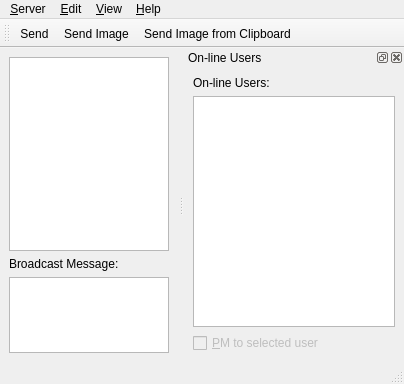
<?xml version="1.0" encoding="UTF-8"?>
<ui version="4.0">
 <class>MainWindow</class>
 <widget class="QMainWindow" name="MainWindow">
  <property name="geometry">
   <rect>
    <x>0</x>
    <y>0</y>
    <width>404</width>
    <height>384</height>
   </rect>
  </property>
  <property name="windowTitle">
   <string notr="true">SSHOUT</string>
  </property>
  <property name="windowIcon">
   <iconset resource="icons.qrc">
    <normaloff>:/sshout.png</normaloff>:/sshout.png</iconset>
  </property>
  <widget class="QWidget" name="centralwidget">
   <layout class="QVBoxLayout" name="verticalLayout_2">
    <item>
     <widget class="QTextEdit" name="chat_area">
      <property name="contextMenuPolicy">
       <enum>Qt::CustomContextMenu</enum>
      </property>
      <property name="readOnly">
       <bool>true</bool>
      </property>
     </widget>
    </item>
    <item>
     <widget class="QWidget" name="widget" native="true">
      <property name="maximumSize">
       <size>
        <width>16777215</width>
        <height>96</height>
       </size>
      </property>
      <layout class="QVBoxLayout" name="verticalLayout">
       <property name="leftMargin">
        <number>0</number>
       </property>
       <property name="topMargin">
        <number>0</number>
       </property>
       <property name="rightMargin">
        <number>0</number>
       </property>
       <property name="bottomMargin">
        <number>0</number>
       </property>
       <item>
        <widget class="QLabel" name="label_message_to">
         <property name="text">
          <string>Broadcast Message:</string>
         </property>
        </widget>
       </item>
       <item>
        <widget class="QTextEdit" name="textEdit_message_to_send"/>
       </item>
      </layout>
     </widget>
    </item>
   </layout>
  </widget>
  <widget class="QMenuBar" name="menubar">
   <property name="geometry">
    <rect>
     <x>0</x>
     <y>0</y>
     <width>404</width>
     <height>27</height>
    </rect>
   </property>
   <widget class="QMenu" name="menu_server">
    <property name="title">
     <string>&amp;Server</string>
    </property>
    <addaction name="action_change_server"/>
    <addaction name="action_logout"/>
   </widget>
   <widget class="QMenu" name="menu_edit">
    <property name="title">
     <string>&amp;Edit</string>
    </property>
    <addaction name="action_press_enter_to_send_message"/>
    <addaction name="action_use_html_for_sending_messages"/>
    <addaction name="action_paste"/>
    <addaction name="action_settings"/>
   </widget>
   <widget class="QMenu" name="menu_view">
    <property name="title">
     <string>&amp;View</string>
    </property>
    <addaction name="action_show_online_users"/>
   </widget>
   <widget class="QMenu" name="menu_help">
    <property name="title">
     <string>&amp;Help</string>
    </property>
    <addaction name="action_project_page"/>
    <addaction name="action_about"/>
    <addaction name="action_about_qt"/>
   </widget>
   <addaction name="menu_server"/>
   <addaction name="menu_edit"/>
   <addaction name="menu_view"/>
   <addaction name="menu_help"/>
  </widget>
  <widget class="QStatusBar" name="statusbar"/>
  <widget class="QDockWidget" name="dockWidget_online_list">
   <property name="minimumSize">
    <size>
     <width>108</width>
     <height>152</height>
    </size>
   </property>
   <property name="maximumSize">
    <size>
     <width>220</width>
     <height>524287</height>
    </size>
   </property>
   <property name="windowTitle">
    <string>On-line Users</string>
   </property>
   <attribute name="dockWidgetArea">
    <number>2</number>
   </attribute>
   <widget class="QWidget" name="dockWidgetContents">
    <layout class="QVBoxLayout" name="verticalLayout_3">
     <item>
      <widget class="QLabel" name="label_on_users">
       <property name="text">
        <string>On-line Users:</string>
       </property>
      </widget>
     </item>
     <item>
      <widget class="QListWidget" name="listWidget_online_users"/>
     </item>
     <item>
      <widget class="QCheckBox" name="checkBox_private_message">
       <property name="enabled">
        <bool>false</bool>
       </property>
       <property name="toolTip">
        <string>Private messages will be sent to selected user if checked</string>
       </property>
       <property name="text">
        <string>&amp;PM to selected user</string>
       </property>
      </widget>
     </item>
    </layout>
   </widget>
  </widget>
  <widget class="QToolBar" name="tool_bar">
   <property name="windowTitle">
    <string>Tool Bar</string>
   </property>
   <property name="toolButtonStyle">
    <enum>Qt::ToolButtonTextBesideIcon</enum>
   </property>
   <attribute name="toolBarArea">
    <enum>TopToolBarArea</enum>
   </attribute>
   <attribute name="toolBarBreak">
    <bool>false</bool>
   </attribute>
   <addaction name="action_send"/>
   <addaction name="action_send_image"/>
   <addaction name="action_send_image_from_clipboard"/>
  </widget>
  <action name="action_press_enter_to_send_message">
   <property name="checkable">
    <bool>true</bool>
   </property>
   <property name="text">
    <string>Press &amp;Enter to send message</string>
   </property>
  </action>
  <action name="action_settings">
   <property name="text">
    <string>&amp;Settings ...</string>
   </property>
  </action>
  <action name="action_change_server">
   <property name="text">
    <string>&amp;Change server</string>
   </property>
   <property name="statusTip">
    <string>Logout and choose another server</string>
   </property>
  </action>
  <action name="action_logout">
   <property name="text">
    <string>&amp;Logout</string>
   </property>
   <property name="statusTip">
    <string>Logout and exit</string>
   </property>
  </action>
  <action name="action_send">
   <property name="text">
    <string>Send</string>
   </property>
   <property name="toolTip">
    <string>Send your message</string>
   </property>
  </action>
  <action name="action_show_online_users">
   <property name="checkable">
    <bool>true</bool>
   </property>
   <property name="text">
    <string>Show On-line Users</string>
   </property>
  </action>
  <action name="action_use_html_for_sending_messages">
   <property name="checkable">
    <bool>true</bool>
   </property>
   <property name="text">
    <string>Send message in HTML format</string>
   </property>
  </action>
  <action name="action_send_image">
   <property name="text">
    <string>Send Image...</string>
   </property>
  </action>
  <action name="action_project_page">
   <property name="text">
    <string>&amp;Project page...</string>
   </property>
   <property name="statusTip">
    <string>Finding new versions, reporting bugs and gettings the source</string>
   </property>
  </action>
  <action name="action_about">
   <property name="text">
    <string>&amp;About...</string>
   </property>
  </action>
  <action name="action_send_image_from_clipboard">
   <property name="text">
    <string>Send Image from Clipboard</string>
   </property>
  </action>
  <action name="action_paste">
   <property name="text">
    <string>&amp;Paste</string>
   </property>
   <property name="shortcut">
    <string>Ctrl+V</string>
   </property>
  </action>
  <action name="action_about_qt">
   <property name="text">
    <string>About &amp;Qt...</string>
   </property>
  </action>
 </widget>
 <resources>
  <include location="icons.qrc"/>
 </resources>
 <connections>
  <connection>
   <sender>action_press_enter_to_send_message</sender>
   <signal>triggered(bool)</signal>
   <receiver>MainWindow</receiver>
   <slot>set_send_message_on_enter(bool)</slot>
   <hints>
    <hint type="sourcelabel">
     <x>-1</x>
     <y>-1</y>
    </hint>
    <hint type="destinationlabel">
     <x>201</x>
     <y>191</y>
    </hint>
   </hints>
  </connection>
  <connection>
   <sender>action_settings</sender>
   <signal>triggered()</signal>
   <receiver>MainWindow</receiver>
   <slot>settings()</slot>
   <hints>
    <hint type="sourcelabel">
     <x>-1</x>
     <y>-1</y>
    </hint>
    <hint type="destinationlabel">
     <x>201</x>
     <y>191</y>
    </hint>
   </hints>
  </connection>
  <connection>
   <sender>action_send</sender>
   <signal>triggered()</signal>
   <receiver>MainWindow</receiver>
   <slot>send_message()</slot>
   <hints>
    <hint type="sourcelabel">
     <x>-1</x>
     <y>-1</y>
    </hint>
    <hint type="destinationlabel">
     <x>201</x>
     <y>191</y>
    </hint>
   </hints>
  </connection>
  <connection>
   <sender>action_show_online_users</sender>
   <signal>triggered(bool)</signal>
   <receiver>dockWidget_online_list</receiver>
   <slot>setVisible(bool)</slot>
   <hints>
    <hint type="sourcelabel">
     <x>-1</x>
     <y>-1</y>
    </hint>
    <hint type="destinationlabel">
     <x>293</x>
     <y>207</y>
    </hint>
   </hints>
  </connection>
  <connection>
   <sender>action_change_server</sender>
   <signal>triggered()</signal>
   <receiver>MainWindow</receiver>
   <slot>change_server()</slot>
   <hints>
    <hint type="sourcelabel">
     <x>-1</x>
     <y>-1</y>
    </hint>
    <hint type="destinationlabel">
     <x>201</x>
     <y>191</y>
    </hint>
   </hints>
  </connection>
  <connection>
   <sender>action_logout</sender>
   <signal>triggered()</signal>
   <receiver>MainWindow</receiver>
   <slot>close()</slot>
   <hints>
    <hint type="sourcelabel">
     <x>-1</x>
     <y>-1</y>
    </hint>
    <hint type="destinationlabel">
     <x>201</x>
     <y>191</y>
    </hint>
   </hints>
  </connection>
  <connection>
   <sender>action_use_html_for_sending_messages</sender>
   <signal>triggered(bool)</signal>
   <receiver>MainWindow</receiver>
   <slot>set_use_html(bool)</slot>
   <hints>
    <hint type="sourcelabel">
     <x>-1</x>
     <y>-1</y>
    </hint>
    <hint type="destinationlabel">
     <x>201</x>
     <y>191</y>
    </hint>
   </hints>
  </connection>
  <connection>
   <sender>action_send_image</sender>
   <signal>triggered()</signal>
   <receiver>MainWindow</receiver>
   <slot>send_image()</slot>
   <hints>
    <hint type="sourcelabel">
     <x>-1</x>
     <y>-1</y>
    </hint>
    <hint type="destinationlabel">
     <x>201</x>
     <y>191</y>
    </hint>
   </hints>
  </connection>
  <connection>
   <sender>action_about</sender>
   <signal>triggered()</signal>
   <receiver>MainWindow</receiver>
   <slot>show_about()</slot>
   <hints>
    <hint type="sourcelabel">
     <x>-1</x>
     <y>-1</y>
    </hint>
    <hint type="destinationlabel">
     <x>201</x>
     <y>191</y>
    </hint>
   </hints>
  </connection>
  <connection>
   <sender>action_project_page</sender>
   <signal>triggered()</signal>
   <receiver>MainWindow</receiver>
   <slot>open_project_page()</slot>
   <hints>
    <hint type="sourcelabel">
     <x>-1</x>
     <y>-1</y>
    </hint>
    <hint type="destinationlabel">
     <x>201</x>
     <y>191</y>
    </hint>
   </hints>
  </connection>
  <connection>
   <sender>chat_area</sender>
   <signal>customContextMenuRequested(QPoint)</signal>
   <receiver>MainWindow</receiver>
   <slot>show_chat_area_context_menu(QPoint)</slot>
   <hints>
    <hint type="sourcelabel">
     <x>91</x>
     <y>157</y>
    </hint>
    <hint type="destinationlabel">
     <x>201</x>
     <y>191</y>
    </hint>
   </hints>
  </connection>
  <connection>
   <sender>listWidget_online_users</sender>
   <signal>itemDoubleClicked(QListWidgetItem*)</signal>
   <receiver>MainWindow</receiver>
   <slot>show_sessions_of_user(QListWidgetItem*)</slot>
   <hints>
    <hint type="sourcelabel">
     <x>293</x>
     <y>232</y>
    </hint>
    <hint type="destinationlabel">
     <x>201</x>
     <y>191</y>
    </hint>
   </hints>
  </connection>
  <connection>
   <sender>action_send_image_from_clipboard</sender>
   <signal>triggered()</signal>
   <receiver>MainWindow</receiver>
   <slot>send_image_from_clipboard()</slot>
   <hints>
    <hint type="sourcelabel">
     <x>-1</x>
     <y>-1</y>
    </hint>
    <hint type="destinationlabel">
     <x>201</x>
     <y>191</y>
    </hint>
   </hints>
  </connection>
  <connection>
   <sender>action_paste</sender>
   <signal>triggered()</signal>
   <receiver>textEdit_message_to_send</receiver>
   <slot>paste()</slot>
   <hints>
    <hint type="sourcelabel">
     <x>-1</x>
     <y>-1</y>
    </hint>
    <hint type="destinationlabel">
     <x>91</x>
     <y>316</y>
    </hint>
   </hints>
  </connection>
  <connection>
   <sender>checkBox_private_message</sender>
   <signal>toggled(bool)</signal>
   <receiver>MainWindow</receiver>
   <slot>set_send_private_message(bool)</slot>
   <hints>
    <hint type="sourcelabel">
     <x>293</x>
     <y>342</y>
    </hint>
    <hint type="destinationlabel">
     <x>201</x>
     <y>191</y>
    </hint>
   </hints>
  </connection>
  <connection>
   <sender>listWidget_online_users</sender>
   <signal>currentTextChanged(QString)</signal>
   <receiver>MainWindow</receiver>
   <slot>select_user(QString)</slot>
   <hints>
    <hint type="sourcelabel">
     <x>293</x>
     <y>212</y>
    </hint>
    <hint type="destinationlabel">
     <x>201</x>
     <y>191</y>
    </hint>
   </hints>
  </connection>
 </connections>
 <slots>
  <slot>set_send_message_on_enter(bool)</slot>
  <slot>settings()</slot>
  <slot>send_message()</slot>
  <slot>change_server()</slot>
  <slot>set_use_html(bool)</slot>
  <slot>send_image()</slot>
  <slot>show_about()</slot>
  <slot>open_project_page()</slot>
  <slot>show_chat_area_context_menu(QPoint)</slot>
  <slot>show_sessions_of_user(QListWidgetItem*)</slot>
  <slot>send_image_from_clipboard()</slot>
  <slot>set_send_private_message(bool)</slot>
  <slot>select_user(QString)</slot>
 </slots>
</ui>
